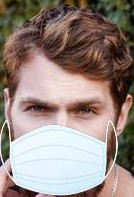
#> input picture dataset/with_mask/with_mask_1.jpg, 134 x 197 px, found by its file name
$ python feature_extractor.py
#> lines starting #> are read from the running program, lines starting #| are printed output that depends on the picture
#> further down, img is the input picture: shape (197, 134, 3); mean B, G, R 127.6, 134.6, 150.4
### src/preprocess.py
import cv2
import numpy as np


def preprocess_image(img, output_size=(64, 64)):
#> called with output_size = (64, 64)
    gray = cv2.cvtColor(img, cv2.COLOR_BGR2GRAY)
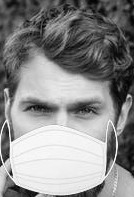
#> gray: shape (197, 134); min 1, max 255, mean 138.5
    resized = cv2.resize(gray, output_size)
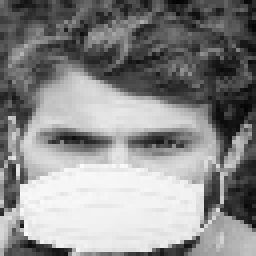
#> resized: shape (64, 64) (shown 4 times larger); min 4, max 251, mean 138.3
    return resized


# [3 lines that do not run on import are left out]

#cv2.imshow("Processed Face Image", processed)
#cv2.waitKey(0)
#cv2.destroyAllWindows()

### src/cnn_layers.py
import numpy as np


def conv2d(image, kernel):
    h, w = image.shape
    kh, kw = kernel.shape

    output_h = h - kh + 1
    output_w = w - kw + 1
    output = np.zeros((output_h, output_w))

    for i in range(output_h):
        for j in range(output_w):
            region = image[i:i+kh, j:j+kw]
            output[i, j] = np.sum(region * kernel)

    return output


def relu(feature_map):
    return np.maximum(0, feature_map)


def maxpool(feature_map, size=2, stride=2):
    h, w = feature_map.shape
    pooled_h = (h - size) // stride + 1
    pooled_w = (w - size) // stride + 1

    pooled = np.zeros((pooled_h, pooled_w))

    for i in range(0, h - size + 1, stride):
        for j in range(0, w - size + 1, stride):
            pooled[i // stride, j // stride] = np.max(
                feature_map[i:i+size, j:j+size]
            )

    return pooled


def flatten(feature_maps):
    return feature_maps.flatten()

#Example
img = np.random.rand(8, 8)
kernel = np.array([ [1, 0, -1],
                    [1, 0, -1],
                    [1, 0, -1] ])

# [8 lines that do not run on import are left out]

### src/feature_extractor.py
import numpy as np
from src.preprocess import preprocess_image
from src.cnn_layers import conv2d, relu, maxpool, flatten


KERNELS = [
    np.array([[1, 0, -1],
              [1, 0, -1],
              [1, 0, -1]]),

    np.array([[ 1, 1, 1],
              [ 0, 0, 0],
              [-1,-1,-1]])
]


def extract_features(img):
    x = preprocess_image(img)
    feature_maps = []

    for kernel in KERNELS:
        conv = conv2d(x, kernel)
        act = relu(conv)
        pool = maxpool(act)
        feature_maps.append(pool)
#> this loop made 2 passes
#> pass 1, in extract_features, `conv = conv2d(x, kernel)`:
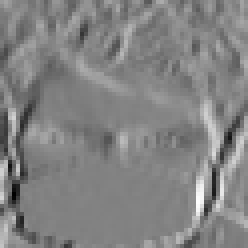
#> conv: shape (62, 62) float64 (shown 4 times larger); min -554, max 533, mean 4.5; drawn with min black and max white
#> pass 1, in extract_features, `act = relu(conv)`:
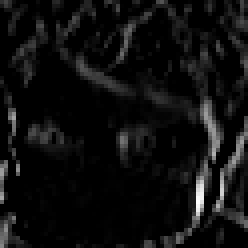
#> act: shape (62, 62) float64 (shown 4 times larger); min 0, max 533, mean 31.8; drawn with min black and max white
#> pass 1, in extract_features, `pool = maxpool(act)`:
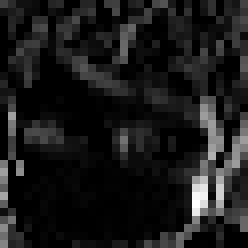
#> pool: shape (31, 31) float64 (shown 8 times larger); min 0, max 533, mean 55.4; drawn with min black and max white
#> pass 2, in extract_features, `conv = conv2d(x, kernel)`:
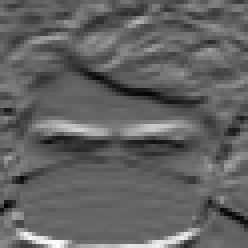
#> conv: shape (62, 62) float64 (shown 4 times larger); min -409, max 634, mean -5.8; drawn with min black and max white
#> after the loop:
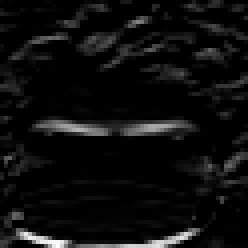
#> act: shape (62, 62) float64 (shown 4 times larger); min 0, max 634, mean 35.4; drawn with min black and max white
#> after the loop, feature_maps = 2 items

    feature_maps = np.array(feature_maps)
    features = flatten(feature_maps)
#> features = 1922 values, max 634 at index 1898, min 0 at index 5, mean 58.7
    return features

if __name__ == "__main__":

    import cv2

    img = cv2.imread("dataset/with_mask/with_mask_1.jpg")
    feats = extract_features(img)
#> feats has the same summary as features in extract_features
    print("Feature vector length:", feats.shape[0])
#| Feature vector length: 1922

$ run again, with dataset/with_mask/with_mask_104.jpg copied over dataset/with_mask/with_mask_1.jpg
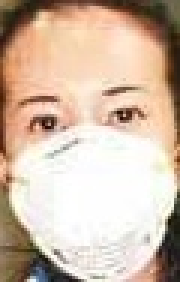
#> input picture dataset/with_mask/with_mask_104.jpg, 60 x 94 px, found by its file name (shown 3 times larger)
#> img is the input picture: shape (94, 60, 3); mean B, G, R 168.2, 186.6, 208.8
#> in preprocess_image, `resized = cv2.resize(gray, output_size)`:
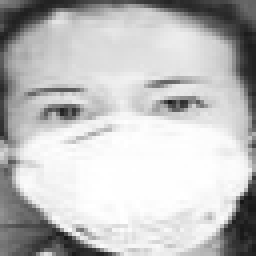
#> resized: shape (64, 64) (shown 4 times larger); min 22, max 255, mean 191.1
#> after the loop in extract_features, `for kernel in KERNELS:`:
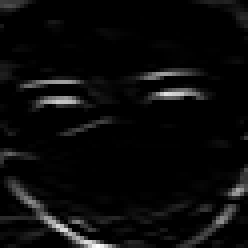
#> act: shape (62, 62) float64 (shown 4 times larger); min 0, max 610, mean 25; drawn with min black and max white
#> after the loop in extract_features, `for kernel in KERNELS:`: feature_maps = 2 items
#> features = 1922 values, max 610 at index 1903, min 0 at index 5, mean 38.58
#> feats has the same summary as features in extract_features
#| Feature vector length: 1922

$ run again, with dataset/with_mask/with_mask_106.jpg copied over dataset/with_mask/with_mask_1.jpg
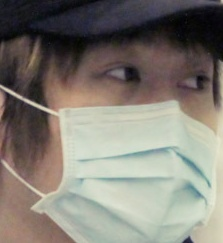
#> input picture dataset/with_mask/with_mask_106.jpg, 223 x 243 px, found by its file name
#> img is the input picture: shape (243, 223, 3); mean B, G, R 116.5, 124.7, 129.3
#> after the loop in extract_features, `for kernel in KERNELS:`:
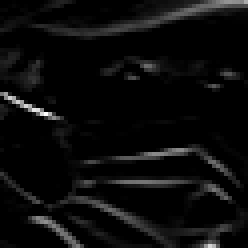
#> act: shape (62, 62) float64 (shown 4 times larger); min 0, max 372, mean 17.1; drawn with min black and max white
#> after the loop in extract_features, `for kernel in KERNELS:`: feature_maps = 2 items
#> features = 1922 values, max 372 at index 1400, min 0 at index 9, mean 26.06
#> feats has the same summary as features in extract_features
#| Feature vector length: 1922
